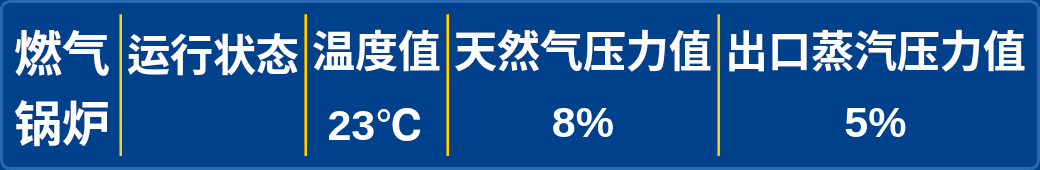
          <widget class="QGroupBox" name="groupBox_8">
           <property name="minimumSize">
            <size>
             <width>0</width>
             <height>170</height>
            </size>
           </property>
           <property name="styleSheet">
            <string notr="true">QGroupBox {
    border: 3px solid rgb(40, 105, 180);  /* 比背景色亮一点的蓝色，宽度增加 */
    border-radius: 10px;             
    background-color: rgb(0, 65, 140);
}</string>
           </property>
           <property name="title">
            <string/>
           </property>
           <layout class="QGridLayout" name="gridLayout_9">
            <item row="0" column="0">
             <layout class="QHBoxLayout" name="horizontalLayout_36" stretch="1,0,1,0,1,0,1,0,1">
              <property name="spacing">
               <number>5</number>
              </property>
              <item>
               <widget class="QLabel" name="label_5">
                <property name="minimumSize">
                 <size>
                  <width>100</width>
                  <height>0</height>
                 </size>
                </property>
                <property name="maximumSize">
                 <size>
                  <width>150</width>
                  <height>16777215</height>
                 </size>
                </property>
                <property name="styleSheet">
                 <string notr="true">QLabel {
    font-family: &quot;Microsoft YaHei&quot;;
    font-size:36pt;
    font-weight: bold; /* &lt;-- 添加这一行来设置加粗 */
    background: transparent;
    color: white;
}</string>
                </property>
                <property name="text">
                 <string>燃气锅炉</string>
                </property>
                <property name="wordWrap">
                 <bool>true</bool>
                </property>
               </widget>
              </item>
              <item>
               <widget class="QFrame" name="frame_5">
                <property name="styleSheet">
                 <string notr="true">background-color: rgb(255, 204, 0);</string>
                </property>
                <property name="frameShape">
                 <enum>QFrame::VLine</enum>
                </property>
                <property name="frameShadow">
                 <enum>QFrame::Sunken</enum>
                </property>
               </widget>
              </item>
              <item>
               <layout class="QVBoxLayout" name="verticalLayout_9" stretch="1,1">
                <item>
                 <widget class="QLabel" name="label_84">
                  <property name="styleSheet">
                   <string notr="true">QLabel {
    font-family: &quot;Microsoft YaHei&quot;;
    font-size: 32pt;
    font-weight: bold; /* &lt;-- 添加这一行来设置加粗 */
    background: transparent;
    color: white;
}</string>
                  </property>
                  <property name="text">
                   <string>运行状态</string>
                  </property>
                  <property name="alignment">
                   <set>Qt::AlignCenter</set>
                  </property>
                 </widget>
                </item>
                <item>
                 <widget class="QLabel" name="label_RunningStatus">
                  <property name="sizePolicy">
                   <sizepolicy hsizetype="Fixed" vsizetype="Fixed">
                    <horstretch>0</horstretch>
                    <verstretch>0</verstretch>
                   </sizepolicy>
                  </property>
                  <property name="minimumSize">
                   <size>
                    <width>0</width>
                    <height>0</height>
                   </size>
                  </property>
                  <property name="maximumSize">
                   <size>
                    <width>71</width>
                    <height>60</height>
                   </size>
                  </property>
                  <property name="styleSheet">
                   <string notr="true">background: transparent;</string>
                  </property>
                  <property name="text">
                   <string/>
                  </property>
                  <property name="pixmap">
                   <pixmap resource="res.qrc">:/image/image/OperationStatusOpen.png</pixmap>
                  </property>
                  <property name="scaledContents">
                   <bool>true</bool>
                  </property>
                  <property name="alignment">
                   <set>Qt::AlignCenter</set>
                  </property>
                 </widget>
                </item>
               </layout>
              </item>
              <item>
               <widget class="QFrame" name="frame_6">
                <property name="styleSheet">
                 <string notr="true">background-color: rgb(255, 204, 0);</string>
                </property>
                <property name="frameShape">
                 <enum>QFrame::VLine</enum>
                </property>
                <property name="frameShadow">
                 <enum>QFrame::Sunken</enum>
                </property>
               </widget>
              </item>
              <item>
               <layout class="QVBoxLayout" name="verticalLayout_13">
                <item>
                 <widget class="QLabel" name="label_86">
                  <property name="styleSheet">
                   <string notr="true">QLabel {
    font-family: &quot;Microsoft YaHei&quot;;
    font-size: 32pt;
    font-weight: bold; /* &lt;-- 添加这一行来设置加粗 */
    background: transparent;
    color: white;
}</string>
                  </property>
                  <property name="text">
                   <string>温度值</string>
                  </property>
                  <property name="alignment">
                   <set>Qt::AlignCenter</set>
                  </property>
                 </widget>
                </item>
                <item>
                 <widget class="QLabel" name="label_TemperatureG">
                  <property name="styleSheet">
                   <string notr="true">QLabel{
    font-family: 'Arial Narrow';
    font-size:32pt;
    background:transparent;
    font-weight: bold; /* &lt;-- 添加这一行来设置加粗 */
    color: white; /* &lt;-- 修改这里 */
    /* 注意：qproperty-alignment 在样式表中无效，需代码里 setAlignment(Qt::AlignCenter) */
}</string>
                  </property>
                  <property name="text">
                   <string>23℃</string>
                  </property>
                  <property name="alignment">
                   <set>Qt::AlignCenter</set>
                  </property>
                 </widget>
                </item>
               </layout>
              </item>
              <item>
               <widget class="QFrame" name="frame_7">
                <property name="styleSheet">
                 <string notr="true">background-color: rgb(255, 204, 0);</string>
                </property>
                <property name="frameShape">
                 <enum>QFrame::VLine</enum>
                </property>
                <property name="frameShadow">
                 <enum>QFrame::Sunken</enum>
                </property>
               </widget>
              </item>
              <item>
               <layout class="QVBoxLayout" name="verticalLayout_15">
                <item>
                 <widget class="QLabel" name="label_88">
                  <property name="styleSheet">
                   <string notr="true">QLabel {
    font-family: &quot;Microsoft YaHei&quot;;
    font-size: 32pt;
    font-weight: bold; /* &lt;-- 添加这一行来设置加粗 */
    background: transparent;
    color: white;
}</string>
                  </property>
                  <property name="text">
                   <string>天然气压力值</string>
                  </property>
                  <property name="alignment">
                   <set>Qt::AlignCenter</set>
                  </property>
                 </widget>
                </item>
                <item>
                 <widget class="QLabel" name="label_NaturalValueG">
                  <property name="styleSheet">
                   <string notr="true">QLabel{
    font-family: 'Arial Narrow';
    font-size:32pt;
    background:transparent;
    font-weight: bold; /* &lt;-- 添加这一行来设置加粗 */
    color: white; /* &lt;-- 修改这里 */
    /* 注意：qproperty-alignment 在样式表中无效，需代码里 setAlignment(Qt::AlignCenter) */
}</string>
                  </property>
                  <property name="text">
                   <string>8%</string>
                  </property>
                  <property name="alignment">
                   <set>Qt::AlignCenter</set>
                  </property>
                 </widget>
                </item>
               </layout>
              </item>
              <item>
               <widget class="QFrame" name="frame_11">
                <property name="styleSheet">
                 <string notr="true">background-color: rgb(255, 204, 0);</string>
                </property>
                <property name="frameShape">
                 <enum>QFrame::VLine</enum>
                </property>
                <property name="frameShadow">
                 <enum>QFrame::Sunken</enum>
                </property>
               </widget>
              </item>
              <item>
               <layout class="QVBoxLayout" name="verticalLayout_14">
                <item>
                 <widget class="QLabel" name="label_87">
                  <property name="styleSheet">
                   <string notr="true">QLabel {
    font-family: &quot;Microsoft YaHei&quot;;
    font-size: 32pt;
    font-weight: bold; /* &lt;-- 添加这一行来设置加粗 */
    background: transparent;
    color: white;
}</string>
                  </property>
                  <property name="text">
                   <string>出口蒸汽压力值</string>
                  </property>
                  <property name="alignment">
                   <set>Qt::AlignCenter</set>
                  </property>
                 </widget>
                </item>
                <item>
                 <widget class="QLabel" name="label_SteamValueG">
                  <property name="styleSheet">
                   <string notr="true">QLabel{
    font-family: 'Arial Narrow';
    font-size:32pt;
    background:transparent;
    font-weight: bold; /* &lt;-- 添加这一行来设置加粗 */
    color: white; /* &lt;-- 修改这里 */
    /* 注意：qproperty-alignment 在样式表中无效，需代码里 setAlignment(Qt::AlignCenter) */
}</string>
                  </property>
                  <property name="text">
                   <string>5%</string>
                  </property>
                  <property name="alignment">
                   <set>Qt::AlignCenter</set>
                  </property>
                 </widget>
                </item>
               </layout>
              </item>
             </layout>
            </item>
           </layout>
          </widget>
